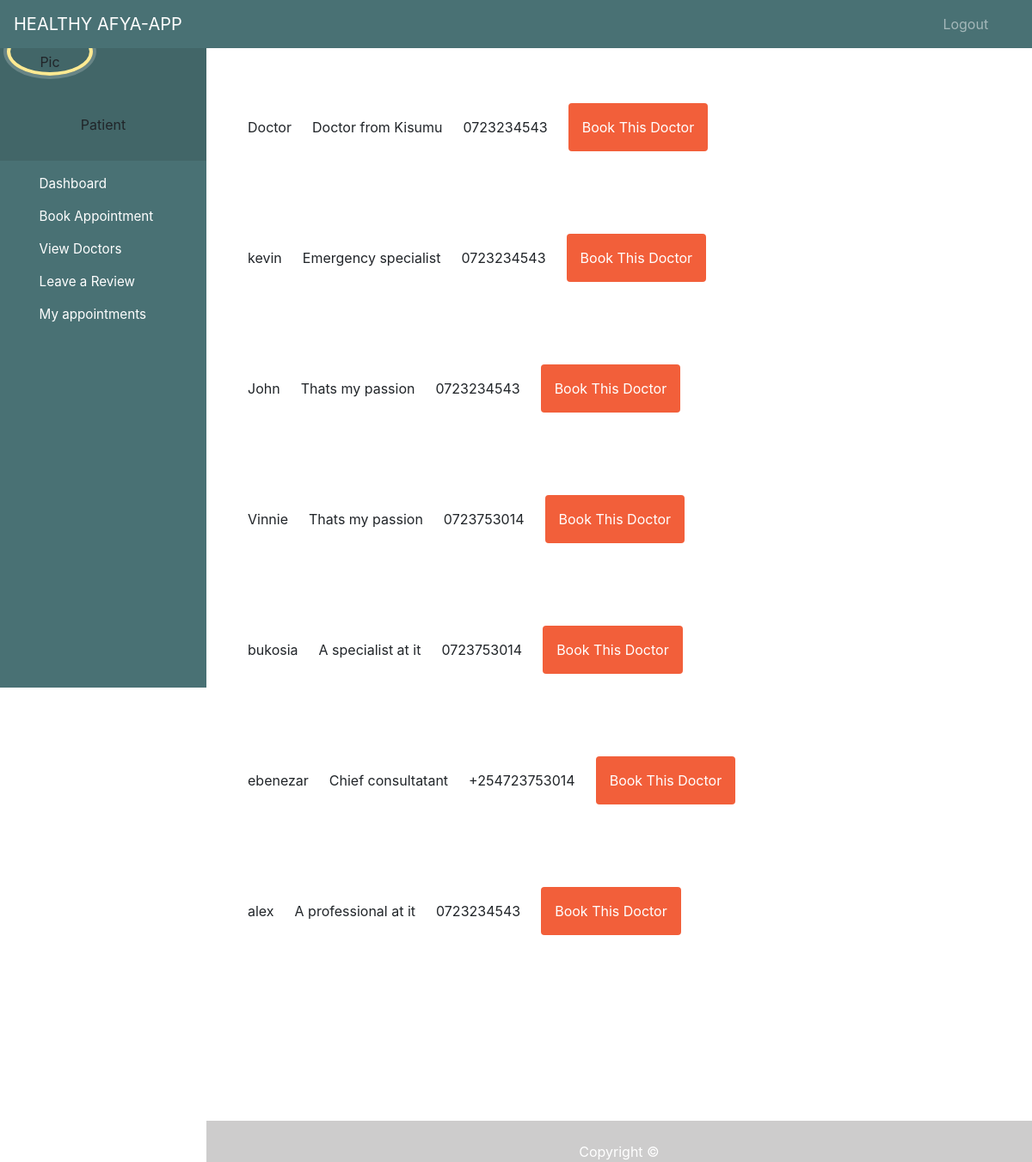
Screenshot of /all_doctors/ with the database file from the repository.
### bookingapp/models.py (models this page shows, shortened)
class Doctor(models.Model):
    CARD ='Cardiologist'
    DERMA = 'Dermatologist'
    EMERGE =  'Emergency Specialist'
    ALLERGY = 'Allergy Specialist'
    ANAE = 'Anesthesiologist'
    COLON = 'COlon and Rectal Surgeon'
    NORMAL = 'Consultant'
    SPECIALIZATION_CHOICES = [
        (CARD, 'Cardiologist'),
        (DERMA, 'Dermatologist'),
        (EMERGE, 'Emergency Specialist'),
        (ALLERGY, 'Allergy Specialist'),
        (ANAE, 'Anesthesiologist'),
        (COLON, 'COlon and Rectal Surgeon'),
        (NORMAL, 'Consultant'),
    ]
    user = models.OneToOneField(User, on_delete=models.CASCADE, related_name='doctor', null=True)
    age = models.IntegerField()
    phone = models.CharField(max_length=255)
    county = models.ForeignKey(County, on_delete=models.CASCADE, null=True)
    specialization = models.CharField(max_length=50,choices=SPECIALIZATION_CHOICES , null=True)
    biography = models.TextField(null=True, default='-')
    birth_date = models.DateField(null=True, blank=True)
    has_schedule = models.BooleanField(default=False)
    last_update = models.DateTimeField(auto_now = True)
    created_at = models.DateTimeField(auto_now_add = True)

### bookingapp/views.py (the view)
# urls.py: path('all_doctors/', views.all_doctors, name='all-doctors'),
def all_doctors(request):
    doctor = Doctor.objects.all()
    return render(request, 'patient/doctors.html', {'doctor': doctor})

### bookingapp/templates/patient/doctors.html (shortened to what this page needs)
{% extends 'patient/dashboard.html' %}
{% load tailwind_tags %}
{% block content %}
<!DOCTYPE html>
<html lang="en">
<head>
    {% tailwind_css %}
</head>
<body>
    {% for doctor in doctor %}
    <table>
    <div class="relative container mx-auto p-6">
        <div class="flex space-x-6 p-6">
    <li class="flex items-center justify-between"> <a href="">{{ doctor.user.first_name }} </a></li>
    <li class="flex items-center justify-between"> {{ doctor.biography }}</li>
    <li class="flex items-center justify-between"> {{ doctor.phone }}</li>
    <a href="{% url 'appointment-form' doctor.id  %}" class="p-3 px-6 pt-2 text-white bg-brightRed rounded baseline hover:bg-brightRedLight">
        Book This Doctor
    </a>
   </div>
</div>
</table>
    {% endfor %}
</body>
</html>
{% endblock %}

### rows the page displays
Doctor: user.first_name "Doctor", biography "Doctor from Kisumu", phone "0723234543"
Doctor: user.first_name "kevin", biography "Emergency specialist", phone "0723234543"
Doctor: user.first_name "John", biography "Thats my passion", phone "0723234543"
Doctor: user.first_name "Vinnie", biography "Thats my passion", phone "0723753014"
Doctor: user.first_name "bukosia", biography "A specialist at it", phone "0723753014"
Doctor: user.first_name "ebenezar", biography "Chief consultatant", phone "+254723753014"
Doctor: user.first_name "alex", biography "A professional at it", phone "0723234543"
